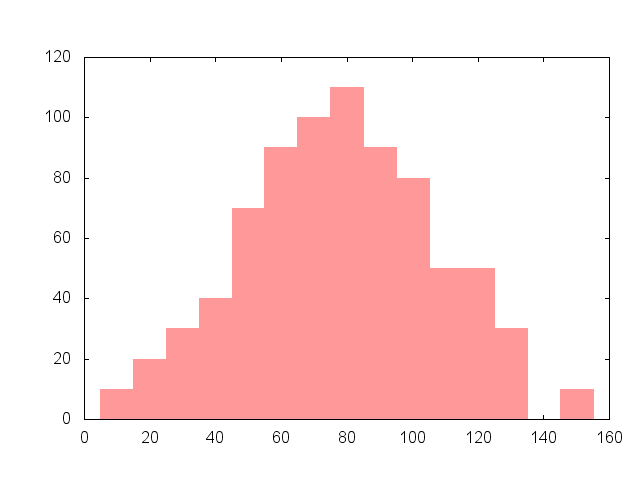

Generate this figure with gnuplot:
set terminal png
unset key
set output 'approx-normal.png'
set datafile separator ","
set title " "
set xlabel " "
set ylabel " "
set boxwidth 10
plot 'approx-normal.dat' with boxes fs solid 0.4 noborder
